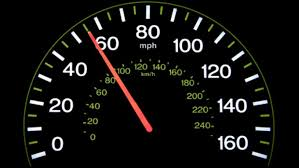
#> input picture Intensity_/meter1.jpg, 299 x 168 px
$ python codePractice.py
#> lines starting #> are read from the running program, lines starting #| are printed output that depends on the picture; after the words box and inside, x2 and y2 are one past the last pixel; in counts of white or black regions, pixels touching at a corner belong together
import numpy as np
import matplotlib.pyplot as plt
import cv2

image = cv2.imread("meter1.jpg", cv2.IMREAD_COLOR)
#> image is the input picture: shape (168, 299, 3); mean B, G, R 16, 17.2, 18
image_negative = 255 - image
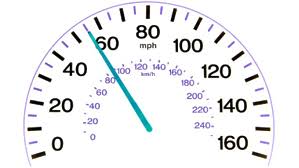
#> image_negative: shape (168, 299, 3); mean B, G, R 239, 237.8, 237

image_copy = image.copy()
image_copy_cropped = image_copy[121:160,187:290]
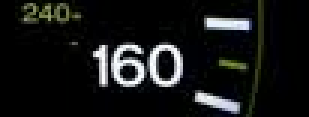
#> image_copy_cropped: shape (39, 103, 3) (shown 3 times larger); mean B, G, R 22.6, 23, 21.8
image_copy_cropped_negative = 255 - image_copy_cropped
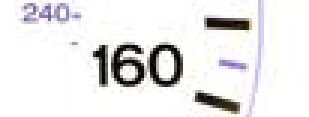
#> image_copy_cropped_negative: shape (39, 103, 3) (shown 3 times larger); mean B, G, R 232.4, 232, 233.2

image_con = cv2.imread("image.tif", 0)
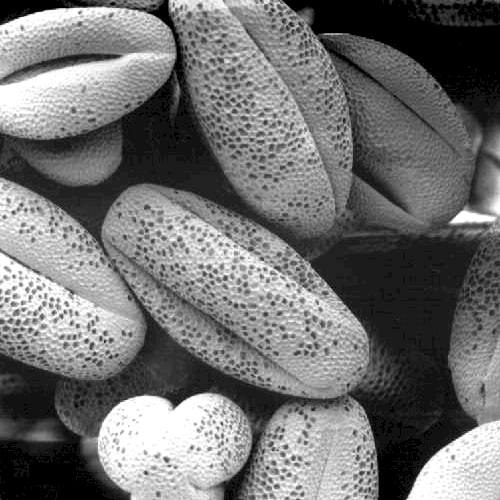
#> input picture Intensity_/image.tif, 500 x 500 px
#> image_con is the input picture: shape (500, 500); min 0, max 255, mean 113.2
input_max = np.max(image_con)
#> input_max = 255
input_min = np.min(image_con)
#> input_min = 0
output_max = 255
output_min = 0

out_img_ = ()


image_copy[121:160, 187:290] = image_copy_cropped_negative
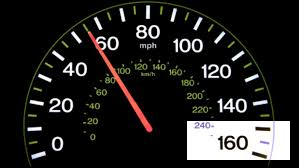
#> image_copy: shape (168, 299, 3); 8% of pixels changed, all inside (x1, y1, x2, y2) = (187, 121, 290, 160)

def increase_brightness(image, value = 80):
    image[image > value] = 255
    image[image <= value] += value
    return image


#increasing image brightness
image_brightness = cv2.add(image, 100)
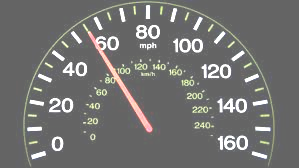
#> image_brightness: shape (168, 299, 3); mean B, G, R 113, 114.3, 114.5


# contrast stretching
plt.hist(image_con.ravel(), bins = 256, range = [0, 256])
plt.show()
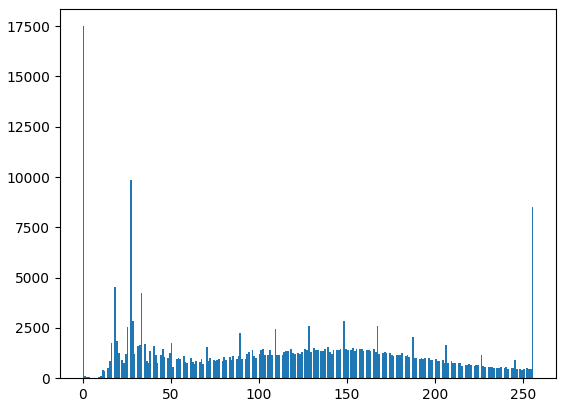
#> figure drawn by matplotlib, 1 panel; tallest bar 17496 high, from x = 0 to 1


plt.subplot(1,2,1)
# plt.imshow(cv2.cvtColor(image, cv2.COLOR_BGR2RGB))
plt.imshow(image_con, "gray")

plt.subplot(1,2,2)
# plt.imshow(cv2.cvtColor(image_copy, cv2.COLOR_BGR2RGB))

# plt.subplot(2,2,3)
# plt.imshow(cv2.cvtColor(image_brightness, cv2.COLOR_BGR2RGB))

plt.show()
